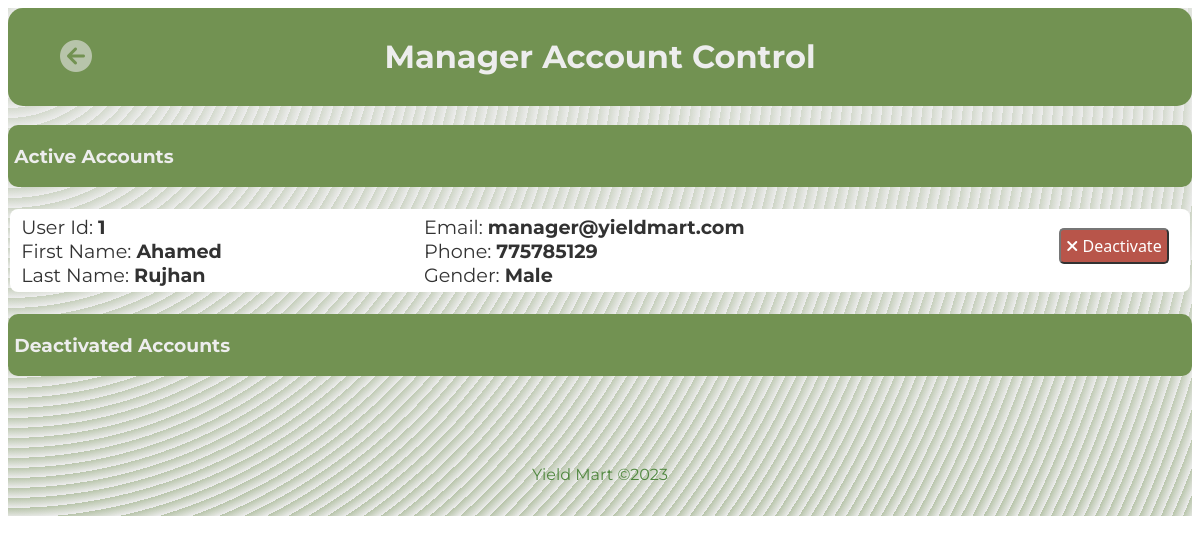
/admin/m-control.php, run on the app's committed database.
### tables this page shows
CREATE TABLE `users` (
  `user_id` int(6) NOT NULL,
  `f_name` varchar(40) NOT NULL,
  `l_name` varchar(40) NOT NULL,
  `gender` varchar(10) NOT NULL,
  `phone` int(10) NOT NULL,
  `email` varchar(40) NOT NULL,
  `address` varchar(1000) NOT NULL,
  `role` varchar(10) NOT NULL,
  `password` varchar(1000) NOT NULL,
  `created_on` datetime NOT NULL,
  `status` int(2) NOT NULL
);

### admin/m-control.php (the view, shortened to what this page needs)
<html>
<?php
include "./conn.php";
?>
<?php
$sql = "SELECT * FROM `users` WHERE status=0 AND role='Manager'";
?>
<head>
    <link rel="stylesheet" href="./css/orders.css">
    <link rel="stylesheet" href="https://cdnjs.cloudflare.com/ajax/libs/font-awesome/4.7.0/css/font-awesome.
    min.css">
    <link rel="stylesheet" href="https://cdnjs.cloudflare.com/ajax/libs/font-awesome/6.2.1/css/all.min.css">
</head>
<body>
    <div class="main">
        <div class="head">
            <h1>Manager Account Control</h1>
        </div>
        <a href="./admin_home.php"><i class="fa-solid fa-circle-arrow-left fa-2xl" style="color: #a6b695; left:5%; position:absolute;top:7%;width:25px;height:25px;" onMouseOver="this.style.color='#669c35'" onMouseOut="this.style.color='#a6b695'"></i></a>
        <br>
        <div class="conformed">
            <h3>&nbsp;Active Accounts</h3>
        </div>
        <?php
        $sqlRequestViewResult = mysqli_query($conn, $sql);
        if (mysqli_num_rows($sqlRequestViewResult) > 0) {
            while ($row = mysqli_fetch_assoc($sqlRequestViewResult)) {
                $Uid = $row["user_id"];
        ?>
                <br>
                <div class="content">
                    <p id=f>
                        &nbsp;User Id: <b><?php echo $row["user_id"]; ?></b>
                        <br>
                        &nbsp;First Name: <b><?php echo $row["f_name"]; ?></b>
                        <br>
                        &nbsp;Last Name: <b><?php echo $row["l_name"]; ?></b>
                    </p>
                    <p id=s>
                        &nbsp;Email: <b><?php echo $row["email"]; ?></b>
                        <br>
                        &nbsp;Phone: <b><?php echo $row["phone"]; ?></b>
                        <br>
                        &nbsp;Gender: <b><?php echo $row["gender"]; ?></b>
                    </p>
                    <form method="post">
                        <br>
                        <button class=reject type="submit" name="deactive<?php echo $Uid; ?>"><i class=" fa fa-times" aria-hidden="true"></i> Deactivate</button>
                    </form>
                </div>
        <?php
            }
        }
        ?>
        <br>
        <div class="conformed">
            <h3>&nbsp;Deactivated Accounts</h3>
        </div>
        <br>
        <br><br>
        <footer>
            <div class="container">
                <p>Yield Mart ©2023</p>
            </div>
        </footer>
    </div>
    <br>
</body>
</html>

### admin/css/orders.css (style rules this page uses)
* { font-family: 'Montserrat', sans-serif; }
.main { height: auto; width: auto; background-color: #e9e9e9; opacity: 0.8; background-image: repeating-radial-gradient(circle at 0 0, transparent 0, #e9e9e9 10px), repeating-linear-gradient(#a6b69555, #a6b695); overflow-x: hidden; }
.head { display: flex; flex-direction: row; justify-content: center; padding: 8px; background: #507727; color: #e9e9e9; border-radius: 15px; }
.conformed { display: flex; padding: 1px; background: #507727; color: #e9e9e9; border-radius: 10px; }
.content { display: flex; flex-direction: row; background-color: #fff; border-radius: 8px; margin: .2%; }
#f { flex-grow: 3; font-size: 1.2em; margin: .5%; }
#s { flex-grow: 5; font-size: 1.2em; margin: .5%; left: 40px; }
.reject { flex-shrink: .3; align-self: center; font-size: 100%; font-family: 'Segoe UI', Tahoma, Geneva, Verdana, sans-serif; border-radius: 5px; color: #fff; background-color: #a72b1d; padding: 5px; }
footer { color: #246a0f; padding: 1rem; text-align: center; }
.container { display: flex; flex-direction: column; }

### data on the page
users: user_id "1", f_name "Ahamed", l_name "Rujhan", email "manager@yieldmart.com", phone "775785129", gender "Male"
